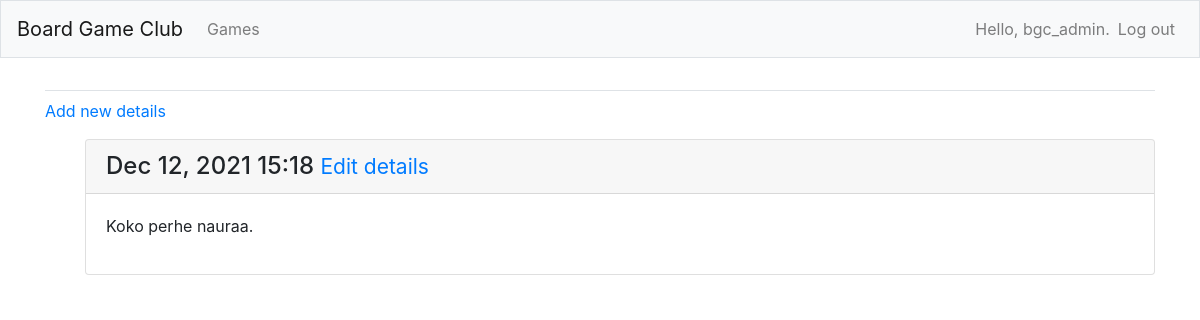
/details/4/ (signed in), run on an earlier commit of the app's database.
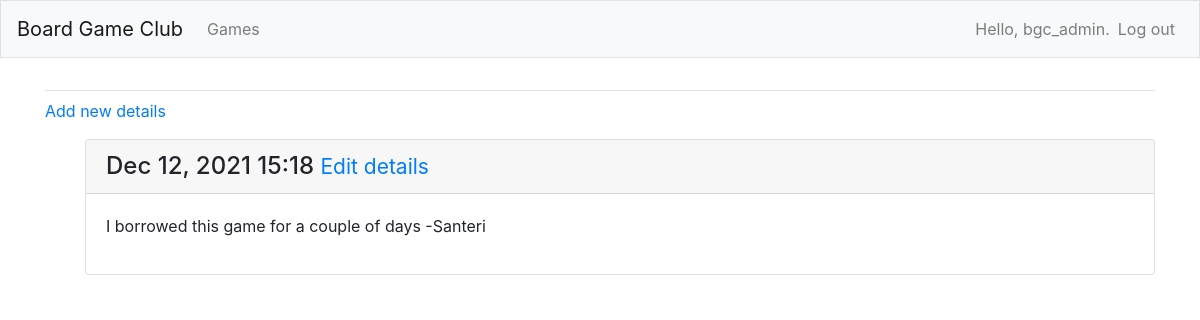
And on a later commit of the database.
### bgc_app/models.py (models this page shows, shortened)
class Details(models.Model):
    game = models.ForeignKey(Games, on_delete=models.CASCADE)
    text = models.TextField()
    stars = models.IntegerField(default = 1)
    date_added = models.DateTimeField(auto_now_add=True)

### bgc_app/views.py (the view)
# urls.py: path('details/<int:game_id>/', views.details, name='details'),
@login_required
def details(request, game_id):
    game = Games.objects.get(id=game_id)
    details = game.details_set.order_by('-date_added')
    context = {'game': game, 'details': details}
    return render(request, 'bgc_app/details.html', context)

### bgc_app/templates/bgc_app/details.html (shortened to what this page needs)
{% extends 'bgc_app/base.html' %}
{% block content %}
<p>
    <a href="{% url 'bgc_app:new_detail' game.id %}">Add new details</a>
</p>
<ul>
    {% for detail in details %}
    <div class="card mb-3">
        <h4 class="card-header">
            {{ detail.date_added|date:'M d, Y H:i' }}
            <small><a href="{% url 'bgc_app:edit_detail' detail.id %}">Edit details</a></small>
        </h4>
        <div class="card-body">
            {{ detail.text|linebreaks }}
        </div>
    </div>
    {% empty %}
    <p>There are no details for this game yet.</p>
    {% endfor %}
</ul>
    {% endblock content %}

What changed in the data, as far as the page shows it:
changed Details: text "Koko perhe nauraa." → "I borrowed this game for a couple of days -Santeri"
